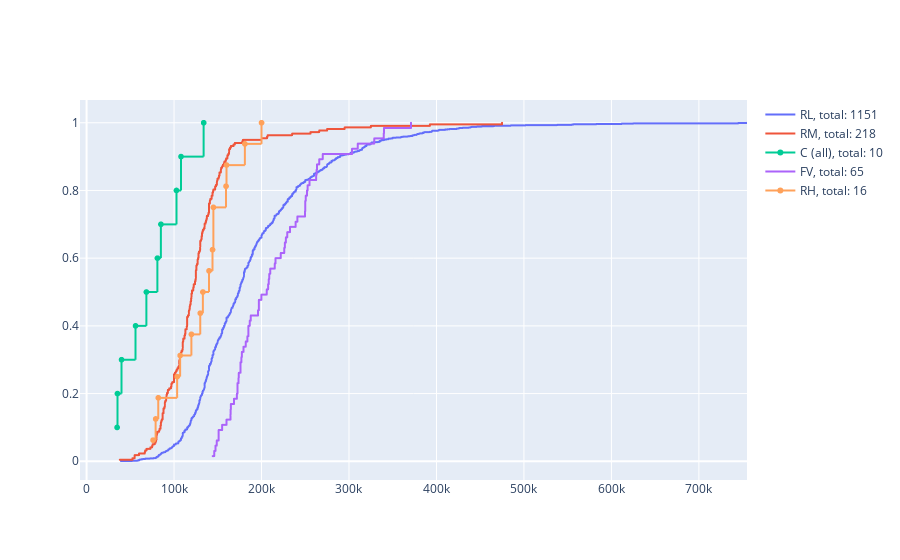

This figure's notebook cell:
### Markdown cell above
## Neighborhood

We're going to analyze how much aspects in the neighborhood make diference in the house's price.

- MSZoning
- Street
- Alley
- Neighborhood
- Condition 1
- Condition 2

### Code cell
multiple_ecdf('MSZoning')
